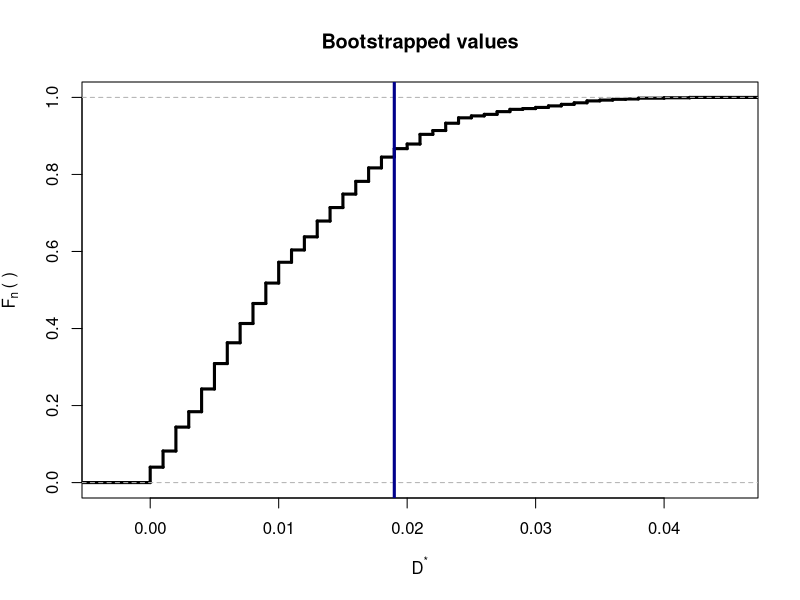

Source code (R):
# Script: Bootstrap_Classification.R
# Description: This script evaluates classification accuracy using bootstrapping.

# Load necessary library
library(caret)

# Set seed for reproducibility
set.seed(40)

# Number of observations
n <- 1000

# Generate categorical data using multinomial distribution
category <- t(rmultinom(n, size = 1, prob = c(4, 2, 3, 3))) %*% matrix(c(1, 2, 3, 4))

# Generate continuous variables with noise
y <- rnorm(n)
y2 <- y + rnorm(n, sd = 0.5)
y3 <- y + rnorm(n, sd = 0.5)

# Binary classification based on threshold (-0.5)
yc <- ifelse(y > -0.5, "2", "1")
yc2 <- ifelse(y2 > -0.5, "2", "1")
yc3 <- ifelse(y3 > -0.5, "2", "1")

# Compute classification accuracy
ac2 <- confusionMatrix(table(yc, yc2))[[3]][[1]]
ac3 <- confusionMatrix(table(yc, yc3))[[3]][[1]]

# Print accuracy values
print(c(ac2, ac3))

# Compute absolute difference
delta <- abs(ac2 - ac3)
print(delta)

# Number of bootstrap samples
B <- 1000
delta.acc <- numeric(B)

# Bootstrapping loop
for (i in 1:B) {
  index <- sample(n, n, replace = TRUE)
  v <- rbinom(n, size = 1, prob = 0.5)
  
  yb <- y[index]
  y2b <- y2[index] * v + y3[index] * (1 - v)
  y3b <- y3[index] * v + y2[index] * (1 - v)
  
  ycb <- ifelse(yb > -0.5, "2", "1")
  yc2b <- ifelse(y2b > -0.5, "2", "1")
  yc3b <- ifelse(y3b > -0.5, "2", "1")
  
  ac2b <- confusionMatrix(table(ycb, yc2b))[[3]][[1]]
  ac3b <- confusionMatrix(table(ycb, yc3b))[[3]][[1]]
  
  delta.acc[i] <- abs(ac2b - ac3b)
}

# Flag to control PDF generation
generate_pdf <- FALSE  # Set to TRUE to save the plot

# Plot bootstrapped accuracy differences
if (generate_pdf) pdf("plot.boot.class.pdf", width = 6, height = 4)
plot(ecdf(delta.acc), main = "Bootstrapped values",
     xlab = expression(D^"*"), ylab = expression(F[n]~"( )"),
     verticals = TRUE, do.points = FALSE, lwd = 3)
abline(v = delta, col = "darkblue", lwd = 3)
if (generate_pdf) dev.off()
